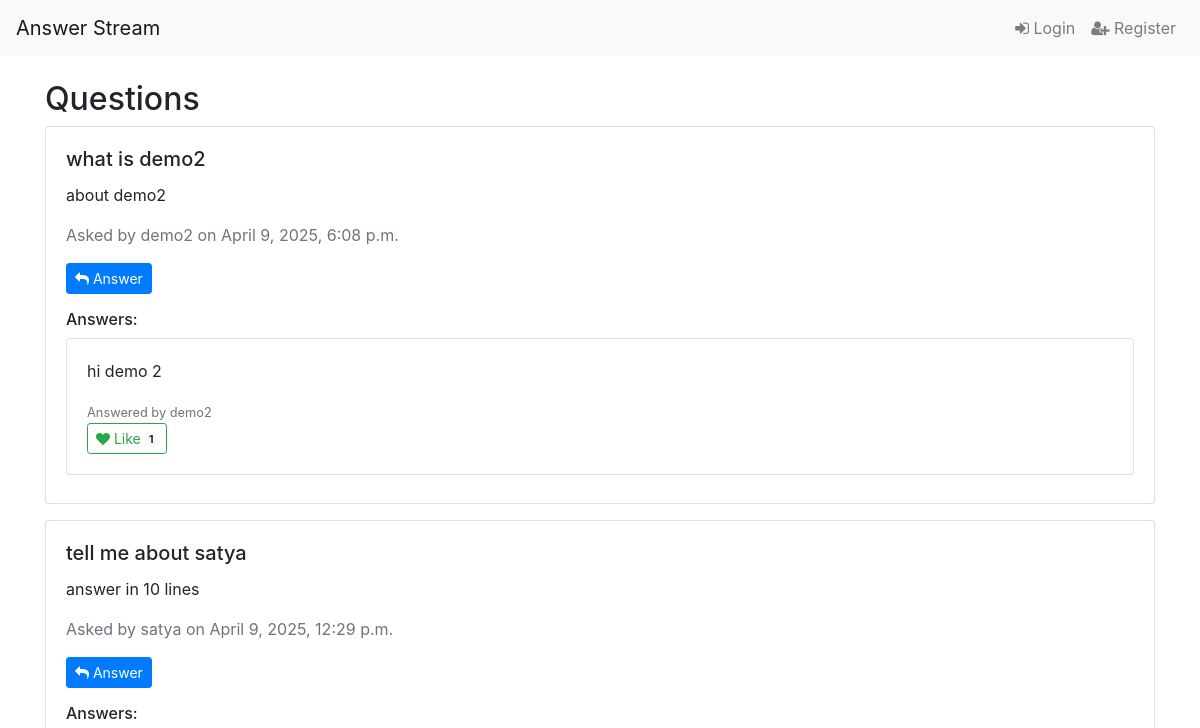
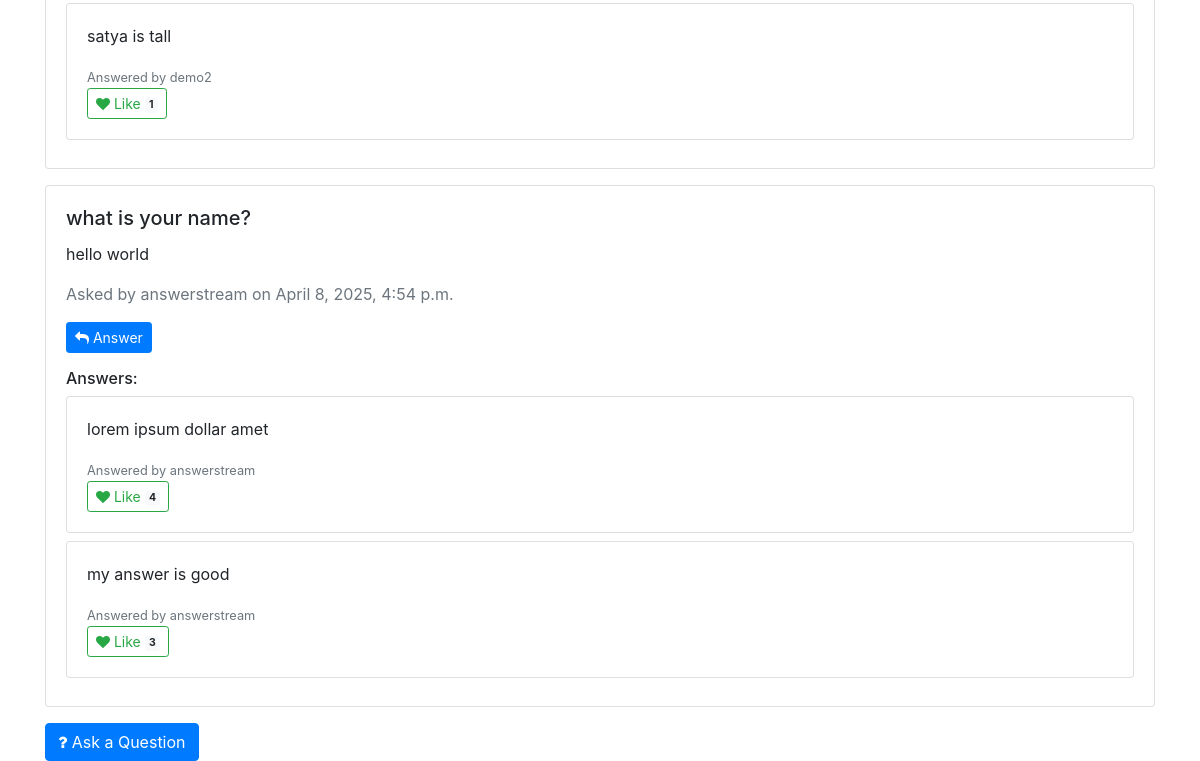
Before: / with the older database file (2 pictures, top to bottom).
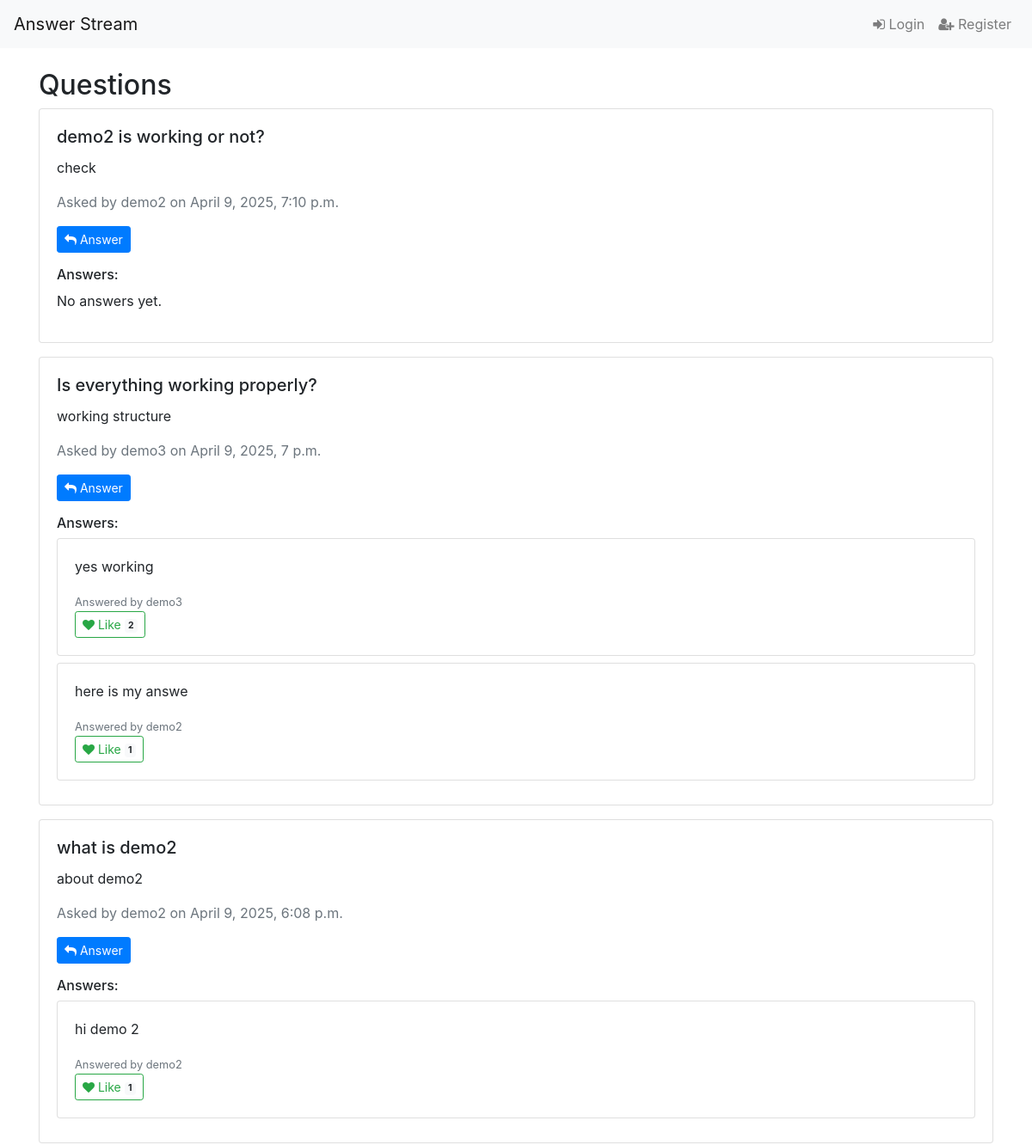
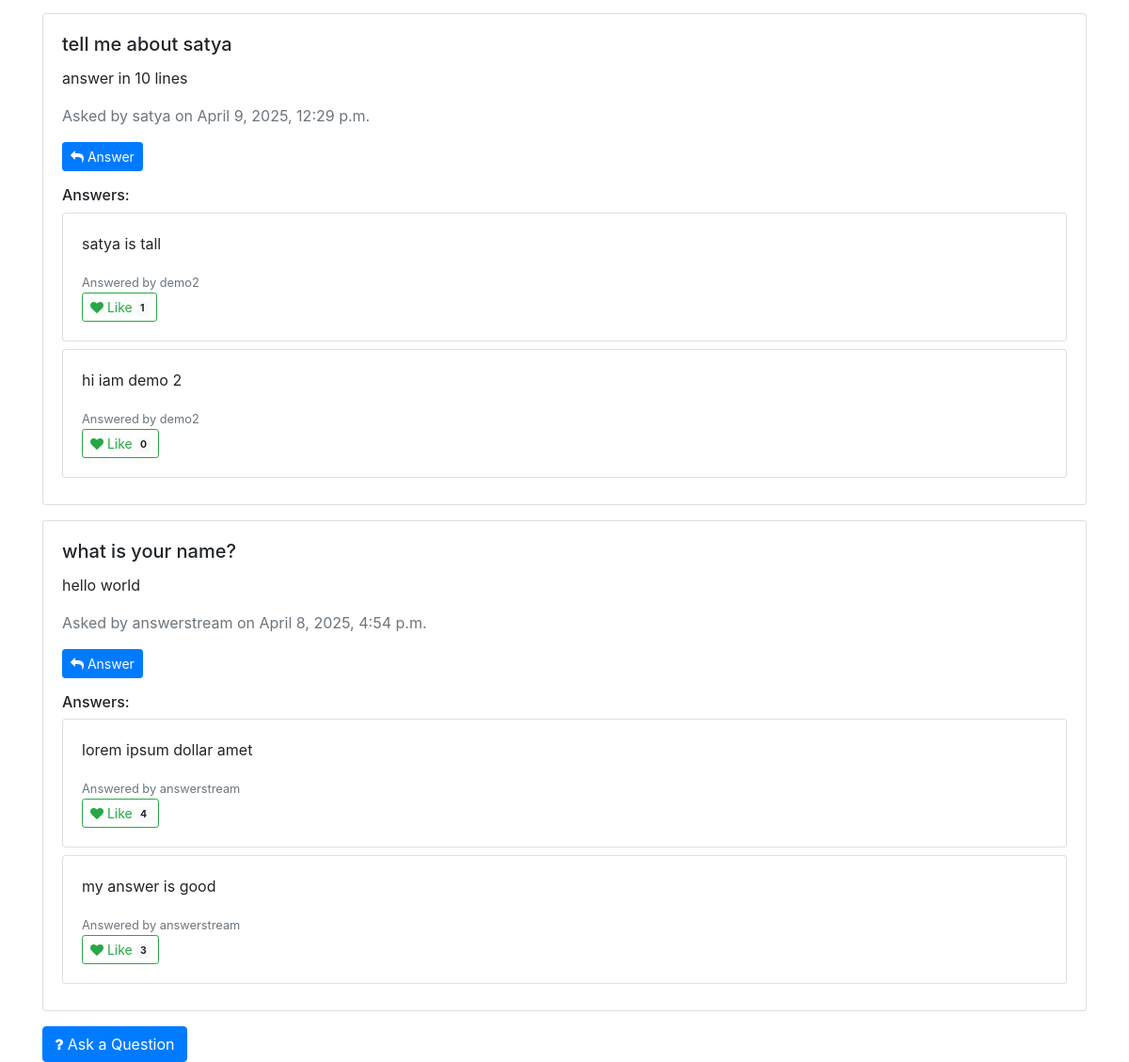
After: the same page with the newer database file (2 pictures, top to bottom).
### connectstream/models.py (models this page shows, shortened)
class Question(models.Model):
    title = models.CharField(max_length=255)
    description = models.TextField()
    created_by = models.ForeignKey(User, on_delete=models.CASCADE)
    created_at = models.DateTimeField(auto_now_add=True)

class Answer(models.Model):
    question = models.ForeignKey(Question, related_name='answers', on_delete=models.CASCADE)
    content = models.TextField()
    answered_by = models.ForeignKey(User, on_delete=models.CASCADE)
    created_at = models.DateTimeField(auto_now_add=True)
    likes = models.ManyToManyField(User, related_name='liked_answers', blank=True)

### connectstream/views.py (the view)
# urls.py: 2. Add a URL to urlpatterns:  path('', views.home, name='home')
def home(request):
    questions = Question.objects.all().order_by('-created_at')
    question_form = QuestionForm()
    answer_forms = {question.id: AnswerForm() for question in questions}
    login_form = AuthenticationForm()
    return render(request, 'home.html', {
        'questions': questions,
        'question_form': question_form,
        'answer_forms': answer_forms,
        'form': login_form  # <-- Add this line
    })

### connectstream/templatetags/dict_extras.py (called while the page is built)
@register.filter
def dict_get(d, key):
    return d.get(key)

### connectstream/templates/home.html (shortened to what this page needs)
{% extends 'base.html' %}
{% load static %}
{% load dict_extras %}
{% block content %}
<h2>Questions</h2>
{% for question in questions %}
<div class="card mb-3">
    <div class="card-body">
        <h5 class="card-title">{{ question.title }}</h5>
        <p class="card-text">{{ question.description }}</p>
        <p class="text-muted">Asked by {{ question.created_by.username }} on {{ question.created_at }}</p>
        <button class="btn btn-sm btn-primary" data-toggle="modal" data-target="#answerModal-{{ question.id }}">
            <i class="fa fa-reply"></i> Answer
        </button>
        <div class="mt-3">
            <h6>Answers:</h6>
            {% for answer in question.answers.all %}
            <div class="card mb-2">
                <div class="card-body">
                    <p>{{ answer.content }}</p>
                    <small class="text-muted">Answered by {{ answer.answered_by.username }}</small>
                    <form method="POST" action="{% url 'like_answer' answer.id %}" class="like-form" data-answer-id="{{ answer.id }}">
                        <button type="submit" class="btn btn-sm btn-outline-success">
                            <i class="fa fa-heart"></i> Like
                            <span class="badge badge-light like-count">{{ answer.likes.count }}</span>
                        </button>
                    </form>
                </div>
            </div>
            {% empty %}
            <p>No answers yet.</p>
            {% endfor %}
        </div>
    </div>
</div>
{% endfor %}
<button class="btn btn-primary" data-toggle="modal" data-target="#askQuestionModal">
    <i class="fa fa-question"></i> Ask a Question
</button>
{% endblock %}

### connectstream/templates/base.html (shortened to what this page needs)
<!DOCTYPE html>
<html lang="en">
<head>
    <link rel="stylesheet" href="https://stackpath.bootstrapcdn.com/bootstrap/4.5.2/css/bootstrap.min.css">
    <link rel="stylesheet" href="https://cdnjs.cloudflare.com/ajax/libs/font-awesome/4.7.0/css/font-awesome.min.css">
</head>
<body>
    {% include 'navbar.html' %}
    <div class="container mt-4">
        {% block content %}{% endblock %}
    </div>
</body>
</html>

### connectstream/templates/navbar.html (shortened to what this page needs)
<nav class="navbar navbar-expand-lg navbar-light bg-light">
    <a class="navbar-brand" href="#"> Answer Stream</a>
    <div class="collapse navbar-collapse" id="navbarNav">
        <ul class="navbar-nav ml-auto">
            {% if user.is_authenticated %}
            <li class="nav-item">
                <a class="nav-link" href="#"><i class="fa fa-user"></i> {{ user.username }}</a>
            </li>
            <li class="nav-item">
                <form method="post" action="{% url 'logout' %}" style="display: inline;">
                    {% csrf_token %}
                    <button type="submit" class="btn btn-link nav-link" style="display: inline; border: none; background: none; padding: 0; cursor: pointer;">Logout</button>
                </form>
            </li>
            {% else %}
            <li class="nav-item">
                <a class="nav-link" href="{% url 'login' %}" data-toggle="modal" data-target="#loginModal"><i class="fa fa-sign-in"></i> Login</a>
            </li>
            <li class="nav-item">
                <a class="nav-link" href="{% url 'register' %}"><i class="fa fa-user-plus"></i> Register</a>
            </li>
            {% endif %}
        </ul>
    </div>
</nav>

Changed rows visible on the page:
added Question: title "demo2 is working or not?", description "check", created_by.username "demo2", created_at "April 9, 2025, 7:10 p.m."
added Question: title "Is everything working properly?", description "working structure", created_by.username "demo3", created_at "April 9, 2025, 7 p.m."
added Answer: content "yes working", answered_by.username "demo3", likes.count "2", shown under "Is everything working properly?"
added Answer: content "here is my answe", answered_by.username "demo2", likes.count "1", shown under "Is everything working properly?"
added Answer: content "hi iam demo 2", answered_by.username "demo2", likes.count "0", shown under Question "tell me about satya"
